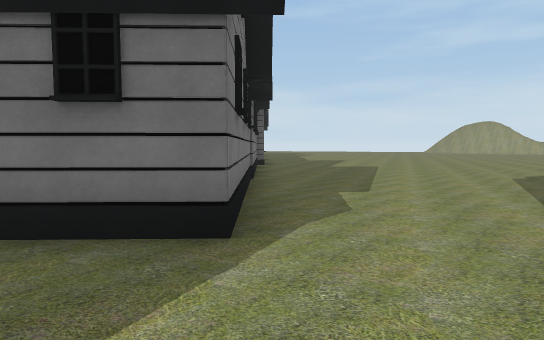
View 1 (above)

14 first-person views from a walk through a Unity game level. The camera is 1.4 m above the floor, tilts 4° down and sees 75° across. The floor is counted in squares, 2 m on a side. Each view is taken from the middle of a square. On the plan, view 1 faces up. The plan holds only what a view shows up to about 11 squares ahead; the rest is blank. The place goes on beyond the plan. The player character is not drawn.

View 2
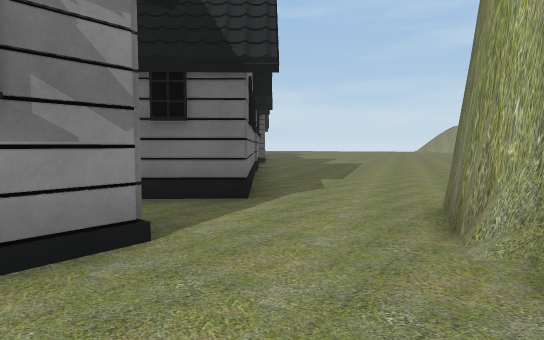

View 3
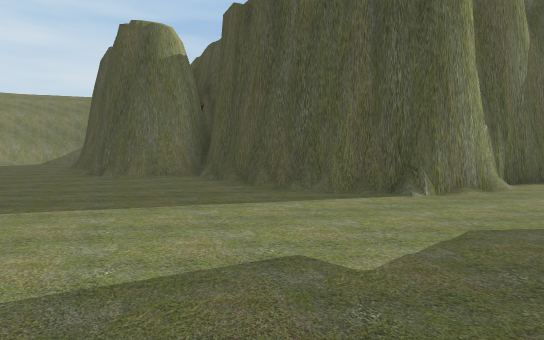

View 4
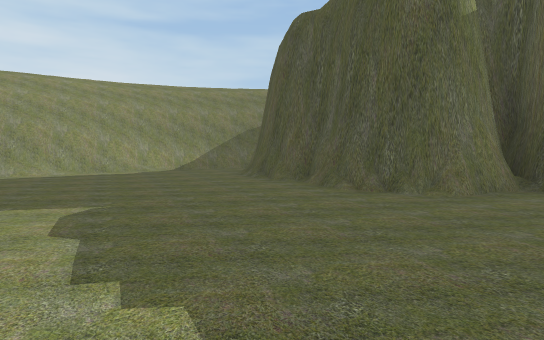

View 5
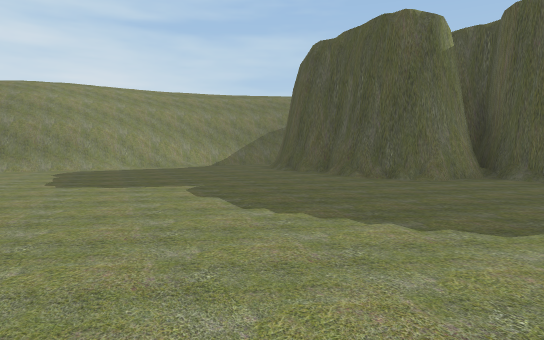

View 6
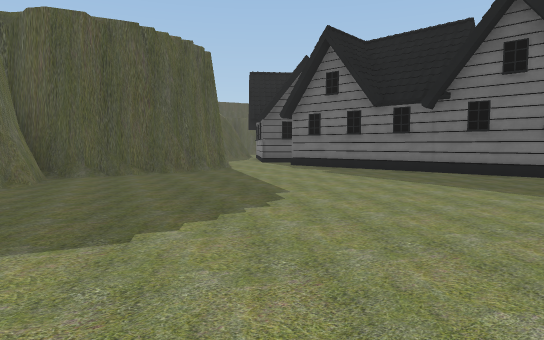

View 7
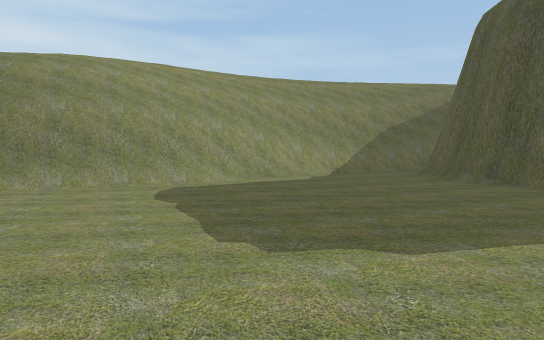

View 8
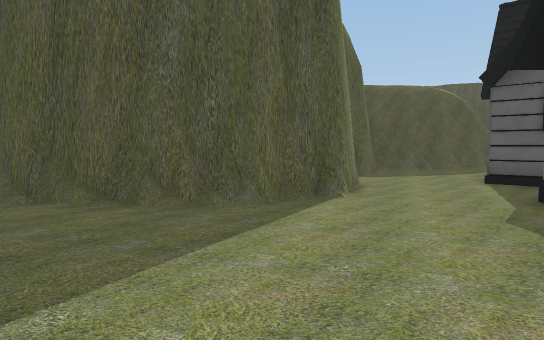

View 9
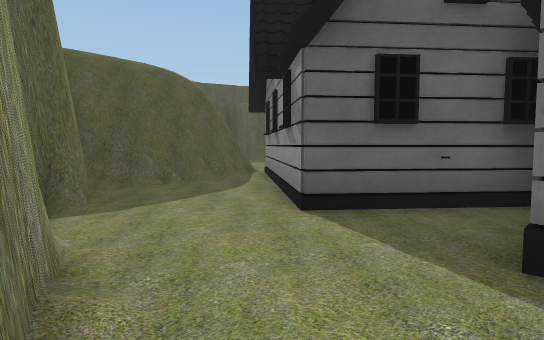

View 10
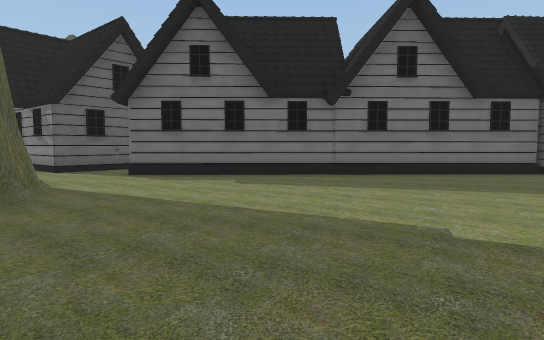

View 11
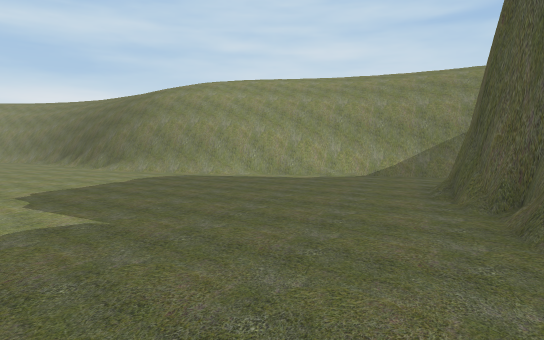

View 12
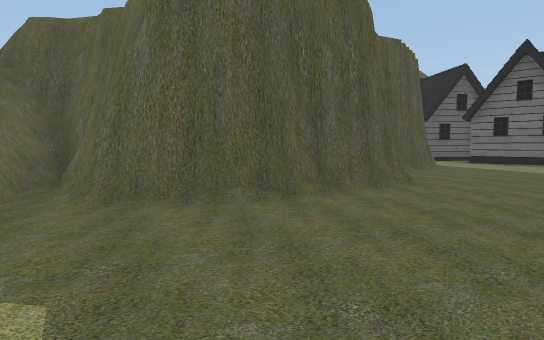

View 13
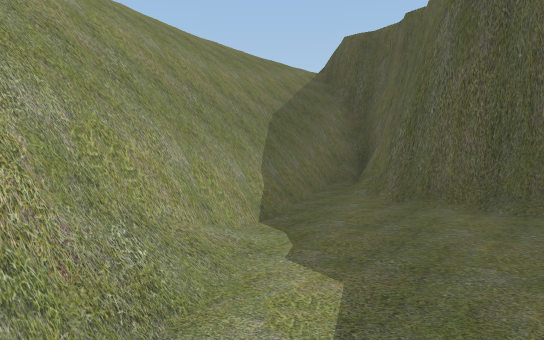

View 14
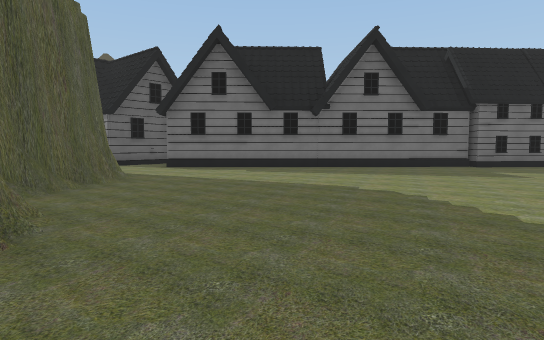

### Floor plan
Key: @ floor where view 1 was taken; # wall or solid block; . floor; / step, stairs or slope; v drop or lower ground; H house.
Columns run from 4 left of view 1 to 20 right of it. Each row starts with its distance up from view 1.
 11    #..................#
 10    #.................##//
  9    #.................#///
  8   H#................#v//
  7    H................#///
  6    #................#///
  5    #................#///
  4    #........##......#//
  3   HH....##..######.#v//
  2  H....#######    #.#v//
  1   HH..#          ###///
  0   H.@.#          ##v//
 -1  #H...#          ##//
 -2  H...##         ##//
 -3 H..###           #/
 -4 #####            #

Positions as (right, up) in squares from view 1, and headings:
1: (0, 0), facing up
2: (0, -2), facing up
3: (0, 7), facing down-right
4: (6, 9), facing down-right
5: (5, 11), facing down-right
6: (9, 11), facing down-left
7: (10, 11), facing down-right
8: (3, 7), facing down
9: (2, 3), facing down-left
10: (8, 6), facing left
11: (7, 6), facing right
12: (15, 7), facing down-left
13: (15, 7), facing down
14: (11, 6), facing left
